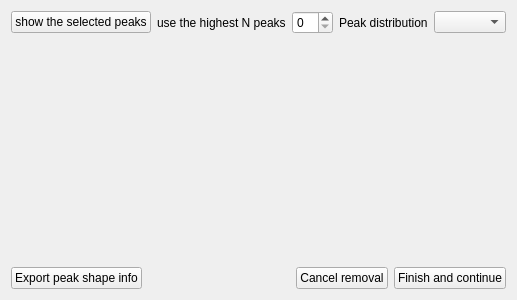
<?xml version="1.0" encoding="UTF-8"?>
<ui version="4.0">
 <class>Form</class>
 <widget class="QWidget" name="Form">
  <property name="geometry">
   <rect>
    <x>0</x>
    <y>0</y>
    <width>400</width>
    <height>300</height>
   </rect>
  </property>
  <property name="windowTitle">
   <string>Form</string>
  </property>
  <layout class="QVBoxLayout" name="verticalLayout">
   <item>
    <layout class="QHBoxLayout" name="horizontalLayout">
     <item>
      <widget class="QPushButton" name="pushButton">
       <property name="text">
        <string>show the selected peaks</string>
       </property>
      </widget>
     </item>
     <item>
      <widget class="QLabel" name="label">
       <property name="text">
        <string>use the highest N peaks</string>
       </property>
      </widget>
     </item>
     <item>
      <widget class="QSpinBox" name="spinBox"/>
     </item>
     <item>
      <widget class="QLabel" name="label_2">
       <property name="text">
        <string>Peak distribution</string>
       </property>
      </widget>
     </item>
     <item>
      <widget class="QComboBox" name="comboBox"/>
     </item>
    </layout>
   </item>
   <item>
    <widget class="QWidget" name="widget" native="true">
     <property name="sizePolicy">
      <sizepolicy hsizetype="Expanding" vsizetype="Expanding">
       <horstretch>0</horstretch>
       <verstretch>0</verstretch>
      </sizepolicy>
     </property>
    </widget>
   </item>
   <item>
    <layout class="QHBoxLayout" name="horizontalLayout_3">
     <item>
      <widget class="QPushButton" name="pushButton_2">
       <property name="text">
        <string>Export peak shape info</string>
       </property>
      </widget>
     </item>
     <item>
      <spacer name="horizontalSpacer">
       <property name="orientation">
        <enum>Qt::Horizontal</enum>
       </property>
       <property name="sizeHint" stdset="0">
        <size>
         <width>40</width>
         <height>20</height>
        </size>
       </property>
      </spacer>
     </item>
     <item>
      <widget class="QPushButton" name="pushButton_3">
       <property name="text">
        <string>Cancel removal</string>
       </property>
      </widget>
     </item>
     <item>
      <widget class="QPushButton" name="pushButton_4">
       <property name="text">
        <string>Finish and continue</string>
       </property>
      </widget>
     </item>
    </layout>
   </item>
  </layout>
 </widget>
 <resources/>
 <connections/>
</ui>
